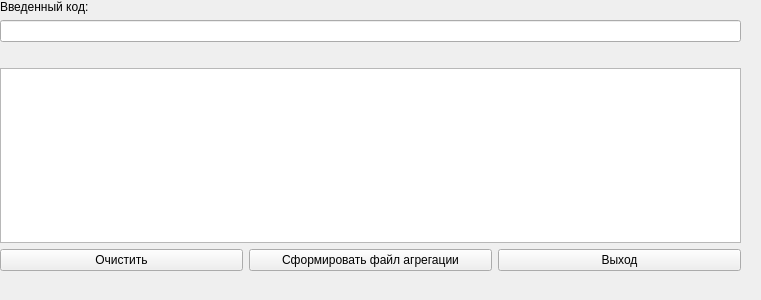
<?xml version="1.0" encoding="UTF-8"?>
<ui version="4.0">
 <class>Read_Codes</class>
 <widget class="QWidget" name="Read_Codes">
  <property name="geometry">
   <rect>
    <x>0</x>
    <y>0</y>
    <width>761</width>
    <height>300</height>
   </rect>
  </property>
  <property name="windowTitle">
   <string>Считывание штрих-кодов</string>
  </property>
  <widget class="QWidget" name="verticalLayoutWidget">
   <property name="geometry">
    <rect>
     <x>0</x>
     <y>0</y>
     <width>741</width>
     <height>271</height>
    </rect>
   </property>
   <layout class="QVBoxLayout" name="verticalLayout">
    <item>
     <widget class="QLabel" name="label">
      <property name="text">
       <string>Введенный код:</string>
      </property>
     </widget>
    </item>
    <item>
     <widget class="QLineEdit" name="edtCode"/>
    </item>
    <item>
     <widget class="QLabel" name="lblKorob">
      <property name="text">
       <string/>
      </property>
     </widget>
    </item>
    <item>
     <widget class="QListView" name="lstInside"/>
    </item>
    <item>
     <layout class="QHBoxLayout" name="horizontalLayout">
      <item>
       <widget class="QPushButton" name="btnClear">
        <property name="text">
         <string>Очистить</string>
        </property>
       </widget>
      </item>
      <item>
       <widget class="QPushButton" name="btnGenerateAgr">
        <property name="text">
         <string>Сформировать файл агрегации</string>
        </property>
       </widget>
      </item>
      <item>
       <widget class="QPushButton" name="btnClose">
        <property name="text">
         <string>Выход</string>
        </property>
       </widget>
      </item>
     </layout>
    </item>
   </layout>
  </widget>
 </widget>
 <resources/>
 <connections/>
</ui>
